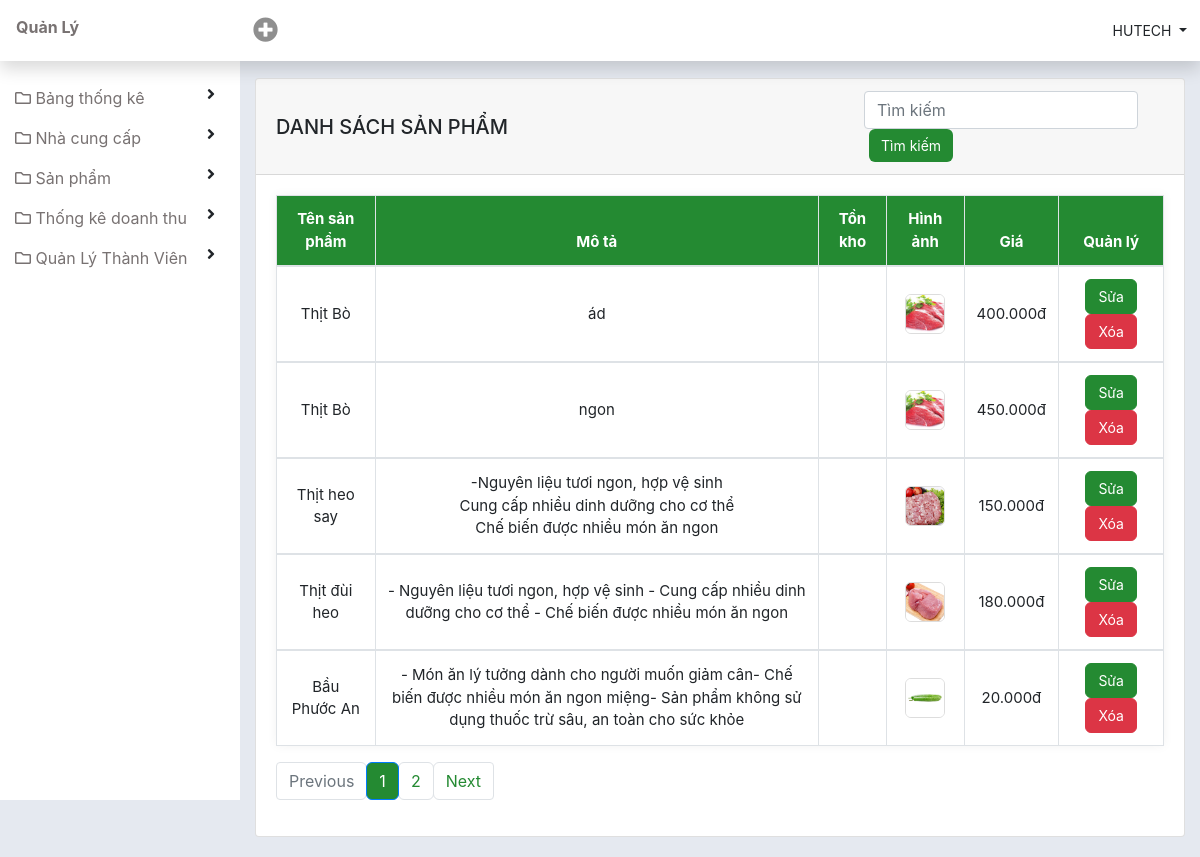
/admin/index.php?view=list-product (signed in), run on the app's committed database.
### tables this page shows
CREATE TABLE `sanpham` (
  `ID_SanPham` int(11) NOT NULL,
  `ID_DanhMuc` int(11) NOT NULL,
  `ID_NhaCungCap` int(11) NOT NULL,
  `TenSanPham` varchar(30) NOT NULL,
  `MoTa` text NOT NULL,
  `GiaBan` float NOT NULL,
  `SoLuong` float NOT NULL,
  `Img` varchar(20) NOT NULL,
  `BanChay` varchar(10) NOT NULL
);

### admin/views/list-product.php (the view, shortened to what this page needs)
<?php
include("../conection.php");
$sql_product = "SELECT * FROM sanpham";
$query_product = mysqli_query($mysqli, $sql_product);
$countProduct = mysqli_num_rows($query_product);
?>
<?php
$page = isset($_GET['page']) ? (int)$_GET['page'] : 1;
$limit = 5;
$offset = ($page - 1) * $limit;
$total_pages = ceil($countProduct / $limit);
$sql_productPerPage = "SELECT * FROM sanpham ORDER BY ID_SanPham DESC LIMIT $limit OFFSET $offset ";
$query_product = mysqli_query($mysqli, $sql_productPerPage);
?>
<div id="content" class="container-fluid">
    <div class="card">
        <div class="card-header font-weight-bold d-flex justify-content-between align-items-center">
            <h5 class="m-0 ">Danh sách sản phẩm</h5>
            <div class="form-search form-inline">
                <form action="" method="POST">
                    <input type="" class="form-control form-search" placeholder="Tìm kiếm" name="tukhoa">
                    <input type="submit" name="btn-search" value="Tìm kiếm" class="btn btn-primary" name="tim">
                </form>
            </div>
        </div>
        <div class="card-body">
            <div class="tableInfo">
                <table class="table">
                    <thead>
                        <tr>
                            <th scope="col">Tên sản phẩm</th>
                            <th scope="col" class="w-50">Mô tả</th>
                            <th scope="col">Tồn kho</th>
                            <th scope="col">Hình ảnh</th>
                            <th scope="col">Giá</th>
                            <th scope="col">Quản lý</th>
                        </tr>
                    </thead>
                    <?php
                    while ($row = mysqli_fetch_array($query_product)) {
                    ?>
                        <tbody>
                            <td><?php echo $row['TenSanPham']; ?></td>
                            <td><?php echo $row['MoTa']; ?></td>
                            <td><?php echo $row['TonKho']; ?></td>
                            <td><img class="product-icon" src="../image/product/<?php echo $row['Img']; ?>"
                                    alt="icon sản phẩm"></td>
                            <td><?php echo number_format($row['GiaBan'], 0, ',', '.') ?>đ</td>
                            <td>
                                <a class="btn btn-primary" href="views/suaSanPham.php?id=<?php echo $row['ID_SanPham']; ?>">Sửa</a>
                                <a class="btn btn-danger" href="views/deleteProduct.php?id_pro=<?php echo $row['ID_SanPham']; ?>">Xóa</a>
                            </td>
                        </tbody>
                    <?php
                    }
                    ?>
                </table>
            </div>
            <nav aria-label="Page navigation example">
                <ul class="pagination">
                    <li class="page-item <?= ($page <= 1) ? 'disabled' : '' ?>">
                        <a class="page-link" href="?view=list-product&page=<?= $page - 1 ?>">Previous</a>
                    </li>
                    <?php for ($i = 1; $i <= $total_pages; $i++): ?>
                        <li class="page-item <?= ($i == $page) ? 'active' : '' ?>">
                            <a class="page-link" href="?view=list-product&page=<?= $i ?>"><?= $i ?></a>
                        </li>
                    <?php endfor; ?>
                    <li class="page-item <?= ($page >= $total_pages) ? 'disabled' : '' ?>">
                        <a class="page-link" href="?view=list-product&page=<?= $page + 1 ?>">Next</a>
                    </li>
                </ul>
            </nav>
        </div>
    </div>
</div>

### admin/css/style.css (style rules this page uses)
a { color: #787272; }
#content { padding-top: 20px; padding-bottom: 20px; }
#content .card-header { text-transform: uppercase; }
.form-search { width: 300px; }
.table tr td { vertical-align: middle; }

### admin/views/list-product.php (style rules this page uses)
.tableInfo .table { border-collapse: collapse; width: 100%; font-size: 15px; text-align: center; background-color: #fff; box-shadow: 0 0 10px rgba(0, 0, 0, 0.05); }
.table thead { background-color: #248A32; color: white; }
.table th, .table td { vertical-align: middle; padding: 12px; border: 1px solid #dee2e6; }
.product-icon { width: 40px; height: 40px; object-fit: cover; border-radius: 6px; border: 1px solid #ddd; transition: transform 0.2s ease-in-out; }
.btn { padding: 6px 12px; font-size: 14px; border-radius: 6px; }
.btn-primary { background-color: #248A32; border-color: #248A32; }
.form-search input[type="text"], .form-search input[type="submit"] { margin-left: 5px; }
.form-search input[type="submit"] { border-radius: 6px; background-color: #248A32; border: none; color: white; }
.pagination .page-link { color: #248A32; border-radius: 6px; }
.pagination .page-item.active .page-link, .pagination .page-link:hover { background-color: #248A32; color: white; }

### data on the page
sanpham: TenSanPham "Thịt Bò", MoTa "ád", Img (picture), GiaBan "400.000"
sanpham: TenSanPham "Thịt Bò", MoTa "ngon", Img (picture), GiaBan "450.000"
sanpham: TenSanPham "Thịt heo say", MoTa "-Nguyên liệu tươi ngon, hợp vệ sinh Cung cấp nhiều dinh dưỡng cho cơ thể Chế biến được nhiều món ăn ngon", Img (picture), GiaBan "150.000"
sanpham: TenSanPham "Thịt đùi heo", MoTa "- Nguyên liệu tươi ngon, hợp vệ sinh - Cung cấp nhiều dinh dưỡng cho cơ thể - Chế biến được nhiều món ăn ngon", Img (picture), GiaBan "180.000"
sanpham: TenSanPham "Bầu Phước An", MoTa "- Món ăn lý tưởng dành cho người muốn giảm cân- Chế biến được nhiều món ăn ngon miệng- Sản phẩm không sử dụng thuốc trừ sâu, an toàn cho sức khỏe", Img (picture), GiaBan "20.000"
